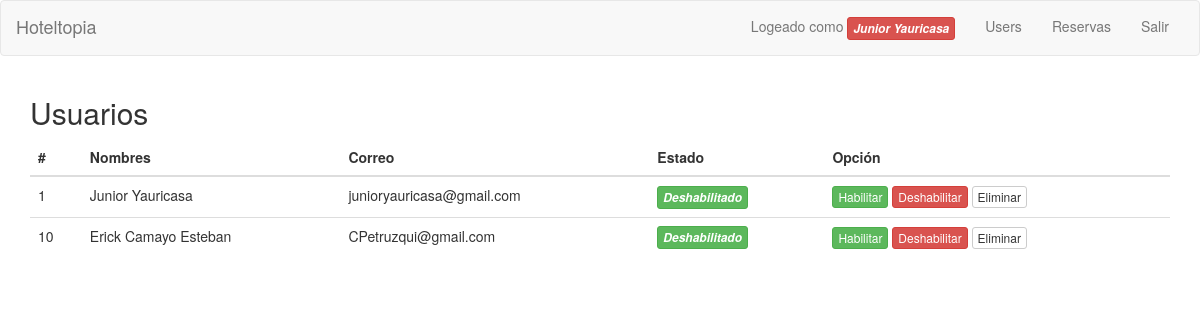
/users2.php (signed in), run on the app's committed database.
### tables this page shows
CREATE TABLE `users` (
  `id` int(8) NOT NULL,
  `name` varchar(30) NOT NULL,
  `email` varchar(60) NOT NULL,
  `password` varchar(40) NOT NULL,
  `estado` int(8) DEFAULT NULL,
  `tipouser` int(11) NOT NULL
);

### users2.php (the view, shortened to what this page needs)
<!DOCTYPE html>
<html>
<head>
	<link rel="stylesheet" href="css/bootstrap.min.css" type="text/css" />
</head>
<body>
<nav class="navbar navbar-default" role="navigation">
	<div class="container-fluid">
		<div class="navbar-header">
			<a class="navbar-brand" href="index.php" style="">Hoteltopia</a>
		</div>
		<div class="collapse navbar-collapse" id="navbar1">
			<ul class="nav navbar-nav navbar-right">
				<?php if (isset($_SESSION['usr_id'])) { ?>
				<li><p class="navbar-text">Logeado como <i class="btn btn-danger btn-xs" ><b><?php echo $_SESSION['usr_name']; ?></b></i></p></li>
				<li><a href="users.php">Users</a></li>
				<li><a href="adminpanel.php">Reservas</a></li>
				<li><a href="logout.php">Salir</a></li>
				<?php } else { ?>
				<li><a href="login.php">Login</a></li>
				<li><a href="register.php">Registro</a></li>
				<?php } ?>
			</ul>
		</div>
	</div>
</nav>
<div class="container">
  <h2>Usuarios</h2>
  <div class="table-responsive">
  <table class="table">
    <thead>
      <tr>
        <th>#</th>
        <th>Nombres</th>
        <th>Correo</th>
        <th>Estado</th>
        <th>Opción</th>
      </tr>
    </thead>
    <tbody>
<?php
$servername = "localhost";
$username = "root";
$password = "";
$dbname = "db_modular";
$conn = new mysqli($servername, $username, $password, $dbname);
$sql = "SELECT * FROM users";
$result = $conn->query($sql);
if ($result->num_rows > 0) {
    while($row = $result->fetch_assoc()) {
    	if($row['estado'] == 0){
    		$row['estado'] = '<i class="btn btn-danger btn-xs"><b>Deshabilitado</b></i>';
    	}else
    	if($row['estado'] == 1){
    	    $row['estado'] = '<i class="btn btn-success btn-xs"><b>Deshabilitado</b></i>';
    	}
        echo "
	        <tr>
	        	<td>".$row['id']."</td>
	        	<td>".$row['name']."</td>
	        	<td>".$row['email']."</td>
	        	<td>".$row['estado']."</td>
	        	<td>
	        		<a href='habilitarruser.php?codigo=".$row['id']."' class='btn btn-success btn-xs'>Habilitar</a>
	        		<a href='deshabilitarruser.php?codigo=".$row['id']."' class='btn btn-danger btn-xs'>Deshabilitar</a>
	        		<a href='eliminaruser.php?codigo=".$row['id']."' class='btn btn-default btn-xs'>Eliminar</a>
	        	</td>
	        </tr>
        ";
    }
} else {
    echo "Sin resultados aun";
}
?>
</tbody>
  </table>
  </div>
</div>
</body>
</html>

### data on the page
users: id "1", name "Junior Yauricasa", email "junioryauricasa@gmail.com"
users: id "10", name "Erick Camayo Esteban", email "CPetruzqui@gmail.com"

### other printed values
$_SESSION['usr_name'] "Junior Yauricasa"
